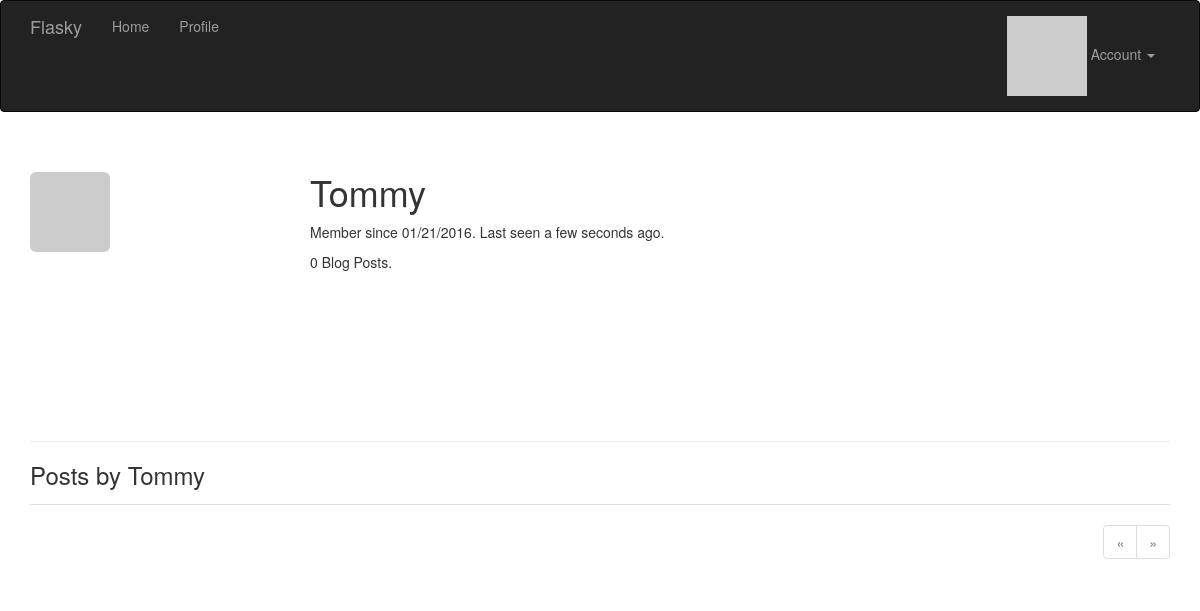
/user/Tommy (signed in), run on the app's committed database.
### app/models.py (models this page shows, shortened)
class User(UserMixin, db.Model):
	__tablename__ = 'users'
	id = db.Column(db.Integer, primary_key=True)
	email = db.Column(db.String(64), unique=True, index=True)
	username = db.Column(db.String(64), unique=True, index=True)
	role_id = db.Column(db.Integer, db.ForeignKey('roles.id'))
	password_hash = db.Column(db.String(128))
	confirmed = db.Column(db.Boolean, default=False)
	name = db.Column(db.String(64))
	location = db.Column(db.String(64))
	about_me = db.Column(db.Text())
	member_since = db.Column(db.DateTime(), default=datetime.utcnow)
	last_seen = db.Column(db.DateTime(), default=datetime.utcnow)
	avatar_hash = db.Column(db.String(32))
	posts = db.relationship('Post', backref='author', lazy='dynamic')
	@property
	def password(self):
		raise AttributeError('Password id not a readable attribute.')
	def can(self, permissions):
		return self.role is not None and \
		    (self.role.permissions & permissions) == permissions
	def is_administrator(self):
		return self.can(Permission.ADMINISTER)
	def ping(self):
		self.last_seen = datetime.utcnow()
		db.session.add(self)
	def gravatar(self, size=100, default='identicon', rating='g'):
		if request.is_secure:
			url = 'https://secure.gravatar.com/avatar'
		else:
			url = 'http://www.gravatar.com/avatar'
		hash = self.avatar_hash or hashlib.md5(
            self.email.encode('utf-8')).hexdigest()
		return '{url}/{hash}?s={size}&d={default}&r={rating}'.format(
            url=url, hash=hash, size=size, default=default, rating=rating)

### app/main/views.py (the view)
@main.route('/user/<username>')
def user(username):
    user = User.query.filter_by(username=username).first_or_404()
    page = request.args.get('page', 1, type=int)
    pagination = user.posts.order_by(Post.timestamp.desc()).paginate(
            page, per_page=current_app.config['FLASKY_POSTS_PER_PAGE'],
            error_out=False)
    posts = pagination.items
    return render_template('user_basic.html', user=user, posts=posts,
                            pagination=pagination)

### app/auth/views.py (called while the page is built)
@auth.before_app_request
def before_request():
	if current_user.is_authenticated:
	    current_user.ping()   # Update logged-in user access time
	    if not current_user.confirmed \
	            and request.endpoint[:5] != 'auth.' \
	            and request.endpoint != 'static':   # Filter unconfirmed accounts
	        return redirect(url_for('auth.unconfirmed'))

### app/main/__init__.py (called while the page is built)
@main.app_context_processor
def inject_permissions():
	return dict(Permission=Permission)

### app/models.py (called while the page is built)
@login_manager.user_loader
def load_user(user_id):
	return User.query.get(int(user_id))

### app/templates/user_basic.html (shortened to what this page needs)
{% extends "base_basic.html" %}
{% import "_macros.html" as macros %}
{% block page_content %}
<div class="page-header">
    <img class="img-rounded profile-thumbnail" src="{{ user.gravatar(size=256) }}">
    <div class="profile-header">
        <h1>{{ user.username|capitalize }}</h1>
        <p>Member since {{ moment(user.member_since).format('L') }}.
            Last seen {{ moment(user.last_seen).fromNow() }}.
        </p>
        <p>{{ user.posts.count() }} Blog Posts.</p>
    </div>
</div>
<h3>Posts by {{ user.username }}</h3>
{% include '_posts.html' %}
{% if pagination %}
<div class="pagination">
    {{ macros.pagination_widget(pagination, '.user', username=user.username) }}
</div>
{% endif %}
{% endblock %}

### app/static/styles.css (style rules this page uses)
.profile-thumbnail { position: absolute; }
.profile-header { min-height: 260px; margin-left: 280px; }
div.pagination { width: 100%; text-align: right; padding: 0px; margin: 0px; }

### data on the page
User: username "Tommy", member_since "01/21/2016", last_seen "a few seconds ago"

### other printed values
{{ user.posts.count() }} "0"
